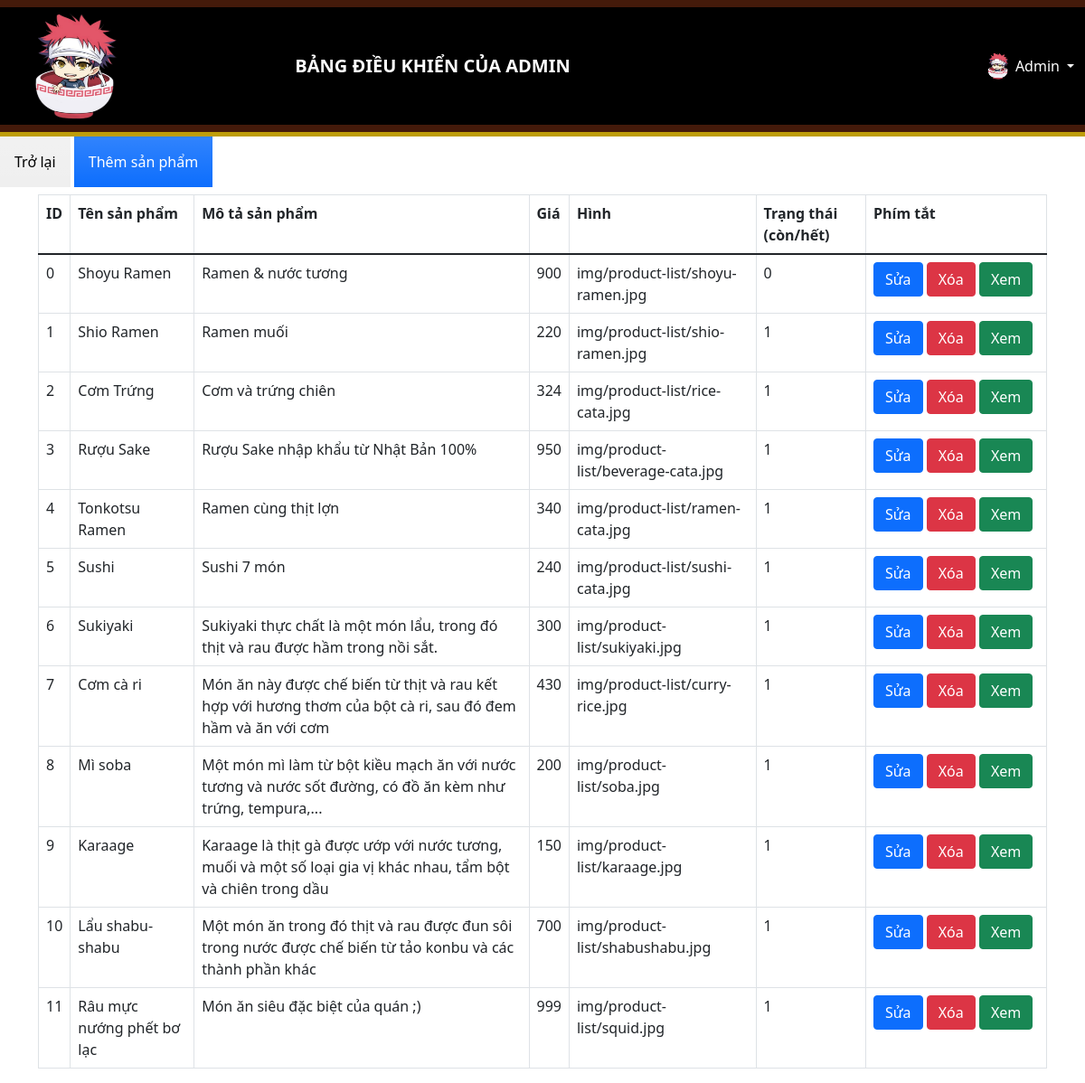
/admin/productManagement.php, run on the app's committed database.
### tables this page shows
CREATE TABLE `product` (
  `id` int UNSIGNED NOT NULL,
  `name` varchar(100) NOT NULL,
  `description` text NOT NULL,
  `price` float UNSIGNED NOT NULL,
  `img_path` text NOT NULL,
  `status` tinyint(1) NOT NULL DEFAULT '1' COMMENT '0: hết hàng, 1: còn hàng'
);

### admin/productManagement.php (the view, shortened to what this page needs)
<!DOCTYPE html>
<html lang="en">
<head>
  <link href="https://cdnjs.cloudflare.com/ajax/libs/font-awesome/5.9.0/css/all.min.css" rel="stylesheet">
  <link href="https://cdn.jsdelivr.net/npm/bootstrap@5.1.3/dist/css/bootstrap.min.css" rel="stylesheet">
  <link rel="stylesheet" href="admin-styles/styles.css">
</head>
<body>
  <div>
    <?php $IPATH = $_SERVER["DOCUMENT_ROOT"]."/admin/";
    include($IPATH."\\navbar.php");?>
  </div>
    <form method="post" action="productManagement.php">
      <a href="index.php"><input type="button" class="p-3 mb-2 bg-gray bg-gradient text-black" value="Trở lại"></a>
      <a href="newProduct.php"><input type="button" class="p-3 mb-2 bg-primary bg-gradient text-white" value="Thêm sản phẩm"></a>
    </form>
    <div class="container">
      <?php
        include('../config/config.php');
        echo "<table class='table table-bordered'>
                <tr>
                    <th>ID</th>
                    <th>Tên sản phẩm</th>
                    <th>Mô tả sản phẩm</th>
                    <th>Giá</th>
                    <th>Hình</th>
                    <th>Trạng thái (còn/hết)</th>
                    <th>Phím tắt</th>
                </tr>
                <tbody>";
        $sql = "SELECT * from product";
        $result = $conn->query($sql);
        if ($result->num_rows > 0) {
          while ($row = $result->fetch_assoc()) {
            $id = $row['id'];
            $name = $row['name'];
            $description = $row['description'];
            $price = $row['price'];
            $img_path = $row['img_path'];
            $status = $row['status'];
            echo "<tr>
                    <td>" . $id . "</td>
                    <td>" . $name . "</td>
                    <td>" . $description . "</td>
                    <td>" . $price . "</td>
                    <td>" . $img_path . "</td>
                    <td>" . $status . "</td>
                    <td class=\"btnn\">
                      <a href='editProduct.php?id=$id'
                        class='btn btn-primary m-r-1em' name='edit'>Sửa</a>
                      <a href='deleteProduct.php?id=$id' class='btn btn-danger'>Xóa</a>
                      <a href='../productInfo.php?prod_id=$id' class='btn btn-success'>Xem</a>
                    </td>
                  </tr>";
          }
          echo "</tbody></table>";
        }
      ?>
    </div>
</body>
</html>

### admin/admin-styles/styles.css (style rules this page uses)
:root { --color: #be9d09; --border: 5px solid #be9d09; --gray: #57606f; --bg: rgba(255, 255, 255, 0.3); }

### admin/admin-styles/adminButton.css (style rules this page uses)
* { margin: 0; padding: 0; box-sizing: border-box; outline: none; border: none; text-decoration: none; transition: 0.2s linear; }
:root { --color: #be9d09; --border: 5px solid #be9d09; --gray: #57606f; --bg: rgba(255, 255, 255, 0.3); }

### admin/productManagement.php (style rules this page uses)
.btnn { min-width: 200px; }

### data on the page
product: id "0", name "Shoyu Ramen", description "Ramen & nước tương", price "900", img_path "img/product-list/shoyu-ramen.jpg", status "0"
product: id "1", name "Shio Ramen", description "Ramen muối", price "220", img_path "img/product-list/shio-ramen.jpg", status "1"
product: id "2", name "Cơm Trứng", description "Cơm và trứng chiên", price "324", img_path "img/product-list/rice-cata.jpg", status "1"
product: id "3", name "Rượu Sake", description "Rượu Sake nhập khẩu từ Nhật Bản 100%", price "950", img_path "img/product-list/beverage-cata.jpg", status "1"
product: id "4", name "Tonkotsu Ramen", description "Ramen cùng thịt lợn", price "340", img_path "img/product-list/ramen-cata.jpg", status "1"
product: id "5", name "Sushi", description "Sushi 7 món", price "240", img_path "img/product-list/sushi-cata.jpg", status "1"
product: id "6", name "Sukiyaki", description "Sukiyaki thực chất là một món lẩu, trong đó thịt và rau được hầm trong nồi sắt.", price "300", img_path "img/product-list/sukiyaki.jpg", status "1"
product: id "7", name "Cơm cà ri", description "Món ăn này được chế biến từ thịt và rau kết hợp với hương thơm của bột cà ri, sau đó đem hầm và ăn với cơm", price "430", img_path "img/product-list/curry-rice.jpg", status "1"
product: id "8", name "Mì soba", description "Một món mì làm từ bột kiều mạch ăn với nước tương và nước sốt đường, có đồ ăn kèm như trứng, tempura,...", price "200", img_path "img/product-list/soba.jpg", status "1"
product: id "9", name "Karaage", description "Karaage là thịt gà được ướp với nước tương, muối và một số loại gia vị khác nhau, tẩm bột và chiên trong dầu", price "150", img_path "img/product-list/karaage.jpg", status "1"
product: id "10", name "Lẩu shabu-shabu", description "Một món ăn trong đó thịt và rau được đun sôi trong nước được chế biến từ tảo konbu và các thành phần khác", price "700", img_path "img/product-list/shabushabu.jpg", status "1"
product: id "11", name "Râu mực nướng phết bơ lạc", description "Món ăn siêu đặc biệt của quán ;)", price "999", img_path "img/product-list/squid.jpg", status "1"
